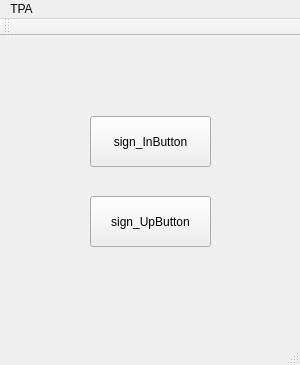
<?xml version="1.0" encoding="UTF-8"?>
<ui version="4.0">
 <class>MainWindow</class>
 <widget class="QMainWindow" name="MainWindow">
  <property name="geometry">
   <rect>
    <x>0</x>
    <y>0</y>
    <width>300</width>
    <height>365</height>
   </rect>
  </property>
  <property name="windowTitle">
   <string>MainWindow</string>
  </property>
  <widget class="QWidget" name="centralWidget">
   <widget class="QPushButton" name="sign_InButton">
    <property name="geometry">
     <rect>
      <x>90</x>
      <y>80</y>
      <width>121</width>
      <height>51</height>
     </rect>
    </property>
    <property name="text">
     <string>sign_InButton</string>
    </property>
   </widget>
   <widget class="QPushButton" name="sign_UpButton">
    <property name="geometry">
     <rect>
      <x>90</x>
      <y>160</y>
      <width>121</width>
      <height>51</height>
     </rect>
    </property>
    <property name="text">
     <string>sign_UpButton</string>
    </property>
   </widget>
  </widget>
  <widget class="QMenuBar" name="menuBar">
   <property name="geometry">
    <rect>
     <x>0</x>
     <y>0</y>
     <width>300</width>
     <height>28</height>
    </rect>
   </property>
   <widget class="QMenu" name="menuTPA">
    <property name="title">
     <string>TPA</string>
    </property>
   </widget>
   <addaction name="menuTPA"/>
  </widget>
  <widget class="QToolBar" name="mainToolBar">
   <attribute name="toolBarArea">
    <enum>TopToolBarArea</enum>
   </attribute>
   <attribute name="toolBarBreak">
    <bool>false</bool>
   </attribute>
  </widget>
  <widget class="QStatusBar" name="statusBar"/>
 </widget>
 <layoutdefault spacing="6" margin="11"/>
 <resources/>
 <connections/>
</ui>
